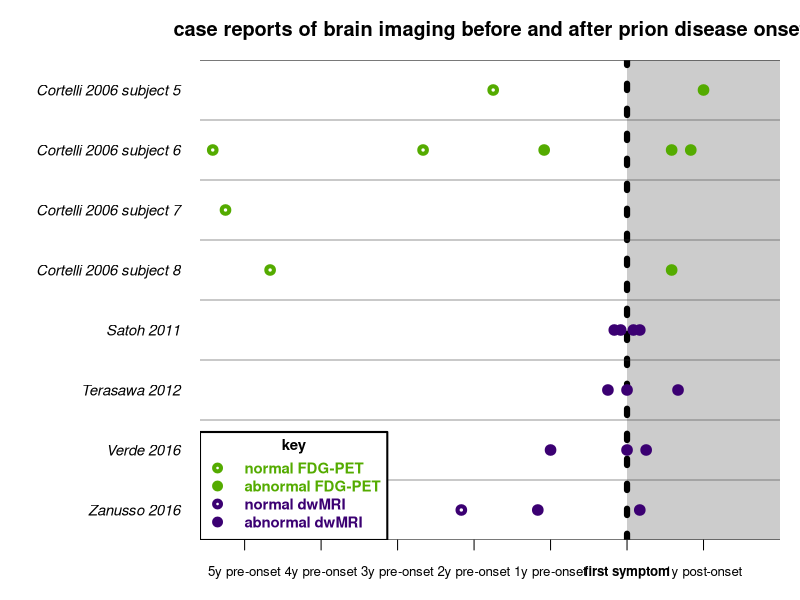

The R script that drew this image:
setwd('~/d/sci/src/prp-misc')
options(stringsAsFactors=FALSE)

fdgcol='#54AB00'
dwicol='#3B0072'
lncol='#333333'

png('figures/imaging_case_reports.png',width=800,height=400,res=85)
par(mar=c(3,10,3,1))
plot(NA,NA,xlim=c(-67,24),ylim=c(.5,8.5),xaxs='i',yaxs='i',axes=FALSE,ann=FALSE)
rect(xleft=-67,xright=0,ybottom=0,ytop=9,col='#FFFFFF',border=NA)
rect(xleft=0,xright=24,ybottom=0,ytop=9,col='#CCCCCC',border=NA)
abline(v=0, lty=3, lwd=6, col='#000000')
# Zanusso 2016
points(x=c(-26,-14,2),y=rep(1,3),pch=c(1,19,19),lwd=4,col=dwicol)
# Verde 2016
points(x=c(-12,0,3),y=rep(2,3),pch=c(19,19,19),lwd=4,col=dwicol)
# Terasawa 2012
points(x=c(-3,0,8),y=rep(3,3),pch=c(19,19,19),lwd=4,col=dwicol)
# Satoh 2011
points(x=c(-2,-1,1,2),y=rep(4,4),pch=c(19,19,19,19),lwd=4,col=dwicol)
# Cortelli 2006 subject 5
points(x=c(-21,12),y=rep(8,2),pch=c(1,19),lwd=4,col=fdgcol)
# Cortelli 2006 subject 6
points(x=c(-65,-32,-13,7,10),y=rep(7,5),pch=c(1,1,19,19,19),lwd=4,col=fdgcol)
# Cortelli 2006 subject 7
points(x=c(-63),y=rep(6,1),pch=c(1),lwd=4,col=fdgcol)
# Cortelli 2006 subject 8
points(x=c(-56,7),y=rep(5,2),pch=c(1,19),lwd=4,col=fdgcol)
abline(h=seq(.5,8.5,1),lwd=.5,col=lncol)
abline(h=c(.5,8.5),lwd=1,col=lncol)
axis(side=1, at=(-5:1)*12, labels=NA, lwd.ticks=1, lwd=0, cex.axis=.7)
mtext(side=1, line=1, at=(-5:1)*12, text=c('5y pre-onset',
                                   '4y pre-onset',
                                   '3y pre-onset',
                                   '2y pre-onset',
                                   '1y pre-onset',
                                   'first symptom',
                                   '1y post-onset'),
      font=c(1,1,1,1,1,2,1), cex=.8)
axis(side=2, at=8:1, lwd.ticks=0, lwd=0, las=2, cex.axis=.9, font.axis=3,
                     labels=c('Cortelli 2006 subject 5',
                              'Cortelli 2006 subject 6',
                              'Cortelli 2006 subject 7',
                              'Cortelli 2006 subject 8',
                              'Satoh 2011',
                              'Terasawa 2012',
                              'Verde 2016',
                              'Zanusso 2016'))
mtext(side=3, line=1, text='case reports of brain imaging before and after prion disease onset', font=2, cex=1.2)
legend('bottomleft',title='key',legend=c('normal FDG-PET','abnormal FDG-PET','normal dwMRI','abnormal dwMRI'),
       col=c(fdgcol,fdgcol,dwicol,dwicol),text.col=c(fdgcol,fdgcol,dwicol,dwicol),text.font=2,cex=.9,pch=c(1,19,1,19),
       pt.lwd=4,lwd=0,title.col='#000000',box.lwd=2)
dev.off()

